Frame 1 (no input): blank canvas, image omitted
Frame 60 (no input): blank canvas, image omitted
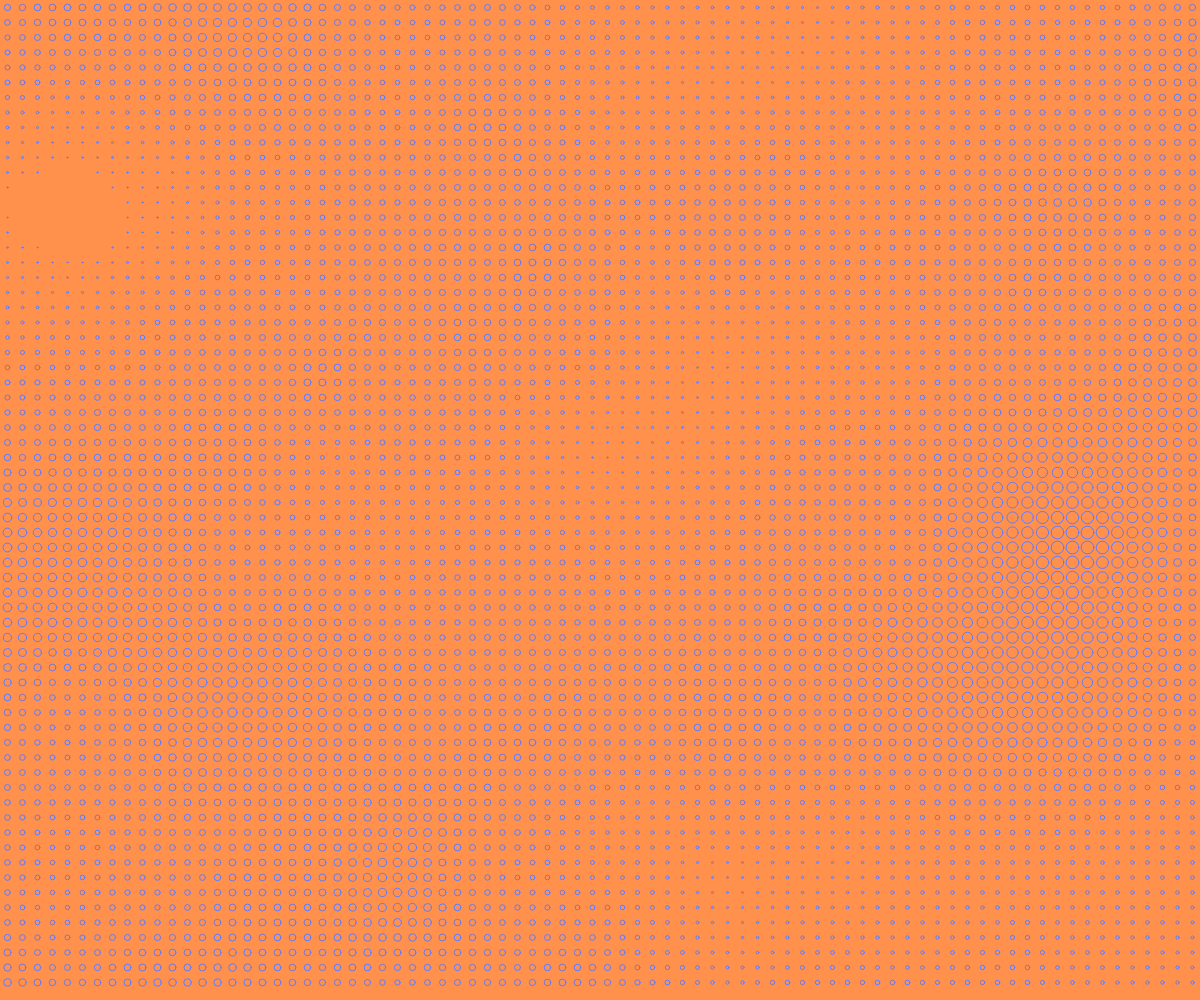
Frame 120 (the mouse pressed at the canvas centre since frame 60)

The p5.js sketch whose frames 1 and 60 were blank and that drew this single picture after the mouse press (run headless with seeded random() and noise() and a simulated clock; from frame 60 on, the mouse is pressed at the canvas centre):

// p5.js sketch
// ── sketch.js
let spacing = 15; // Distancia entre puntos (más grande = más rápido)
let cols, rows;
let xoff, yoff;
let zoff = 0; // Tercera dimensión de ruido para animación
let targetX, targetY;
let currentX, currentY;
let isInteracting = false;

// Paletas inspiradas en tus referencias
let palettes = [
  { bg: '#FFFFFF', dot: '#D4E157' }, // Lime Green sobre Blanco (img 1)
  { bg: '#FF914D', dot: '#5D7CFF' }  // Periwinkle Blue sobre Naranja (img 2)
];
let activePalette;

function setup() {
  createCanvas(windowWidth, windowHeight);
  pixelDensity(displayDensity());
  
  // Elegir una paleta aleatoria al inicio
  activePalette = random(palettes);
  
  targetX = width / 2;
  targetY = height / 2;
  currentX = targetX;
  currentY = targetY;

  // Calculamos la cuadrícula una vez
  calculateGrid();
}

function draw() {
  background(activePalette.bg);

  // Suavizado del input para un movimiento elegante
  currentX = lerp(currentX, targetX, 0.4);
  currentY = lerp(currentY, targetY, 0.04);

  // Variación lenta del ruido de fondo (animación pasiva)
  zoff += 0.005;

  noFill();
  stroke(activePalette.dot);
  strokeWeight(1); // Línea muy fina para definición

  // Dibujar la grilla de semitono
  for (let i = 0; i < cols; i++) {
    for (let j = 0; j < rows; j++) {
      let x = i * spacing + spacing / 2;
      let y = j * spacing + spacing / 2;

      // Usamos ruido de Perlin para determinar el tamaño del punto.
      // Modificamos el ruido basándonos en la posición de interacción.
      let d = dist(x, y, currentX, currentY);
      
      // 'noiseVal' crea las formas orgánicas. Es sensible a la posición (x, y),
      // a la animación (zoff) y al punto de interacción (currentX, currentY).
      let noiseVal = noise(
        (x + currentX) * 0.003, 
        (y + currentY) * 0.003, 
        zoff
      );

      // Usamos el ruido para definir el diámetro del círculo.
      // Map(valor_entrada, min_in, max_in, min_out, max_out)
      // Definimos los rangos para que los puntos sean pequeños pero visibles.
      let diameter = map(noiseVal, 0.2, 0.8, 1, spacing * 0.85);
      
      // Un efecto extra: los puntos cerca del cursor se hacen más pequeños
      // para "abrir" el patrón.
      if (d < 200) {
        diameter *= map(d, 0, 200, 0.2, 1);
      }

      // Dibujar el punto (semitono)
      if (diameter > 1) { // No dibujar si es muy pequeño
        ellipse(x, y, diameter, diameter);
      }
    }
  }
}

// ----------------------
// RESPONSIVE Y RENDIMIENTO
// ----------------------

function calculateGrid() {
  cols = floor(width / spacing);
  rows = floor(height / spacing);
}

function windowResized() {
  resizeCanvas(windowWidth, windowHeight);
  calculateGrid();
}

// ----------------------
// GESTIÓN DE INTERACCIÓN (PC Y MÓVIL)
// ----------------------

function mouseMoved() {
  targetX = mouseX;
  targetY = mouseY;
}

function touchStarted() {
  if (touches.length > 0) {
    targetX = touches[0].x;
    targetY = touches[0].y;
  }
  return false; // Prevenir scroll accidental
}

function touchMoved() {
  if (touches.length > 0) {
    targetX = touches[0].x;
    targetY = touches[0].y;
  }
  return false;
}
